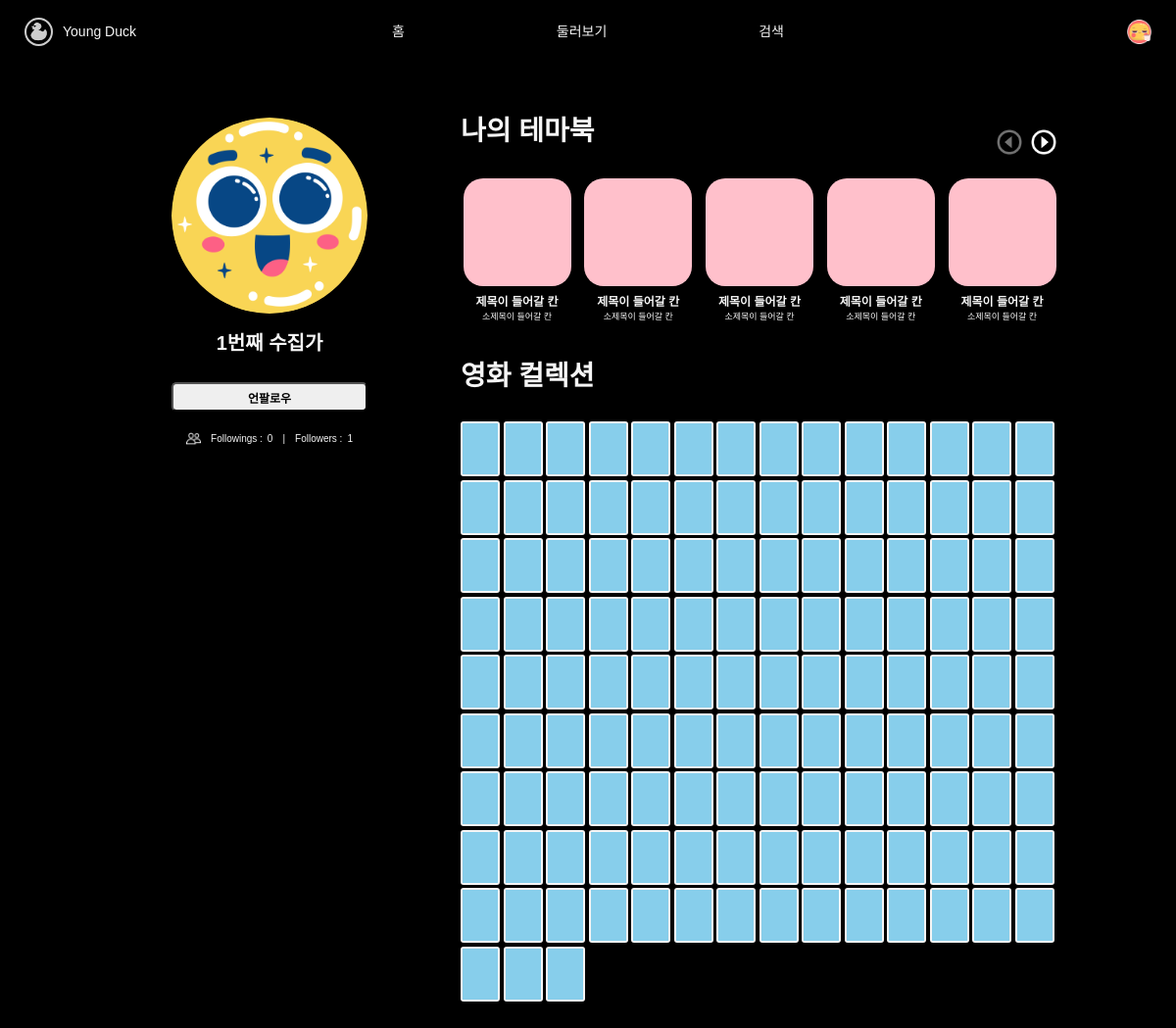
The page /accounts/ssafy/ (signed in) on the database its author committed.
### accounts/models.py (models this page shows)
class User(AbstractUser):
    followings = models.ManyToManyField('self', symmetrical=False, related_name='followers')

class Profile(models.Model):
    user = models.OneToOneField(settings.AUTH_USER_MODEL, on_delete=models.CASCADE, related_name='profile')
    nickname = models.CharField(
        max_length=50,
        blank=True,
        )
    profile_img = models.ImageField(
        default='images/icons/{}.png'.format(random.randrange(1, 20)),
        upload_to=profiles_image_path,
        )

### accounts/views.py (the view)
# urls.py: path('<str:username>/', views.profile, name='profile'),
@require_http_methods(['GET', 'POST'])
def profile(request, username):
    if request.user.is_authenticated:
        person = get_object_or_404(get_user_model(), username=username)
        books = Book.objects.filter(user=person)
        cards = Card.objects.filter(user=person)
        context = {
            'person': person,
            'books' : books,
            'cards' : cards,
        }
        return render(request, 'accounts/profile.html', context)
    else:
        return redirect('accounts:login')

### accounts/templates/accounts/profile.html (shortened to what this page needs)
{% extends 'base.html' %}
{% block content %}
<div id="profile">
  <div id="profile-container" class="horizontal" style="align-items: flex-start;">
    <div id="profile-leftbox" class="vertical">
      <div id="profile-myprofile" class="profile-image" style="background-image: url('{{ person.profile.profile_img.url }}'); background-size: 100%;"></div>
      {% if person.profile.nickname %}
        <div id="profile-mynickname" class="profile-nickname">{{ person.profile.nickname }}</div>
      {% else %}
        <div id="profile-mynickname" class="profile-nickname">{{ person.pk }}번째 수집가</div>
      {% endif %}
      {% with followings=person.followings.all followers=person.followers.all %}
      {% if user == person %}
      <div id="profile-btn" class="profile-btn">
        <form action="{% url 'accounts:update_profile' username=person.username %}" id="profile-btn" data-user-id="{{ person.pk }}">
            <button id="profile-edit" class="profile-btn">EDIT PROFILE</button>
        </form>
      </div>
      {% else %}
      <form id="follow-form" data-user-id="{{ person.pk }}">
        {% if user in followers %}
          <button id="followBtn" class="profile-btn">언팔로우</button>
        {% else %}
          <button id="followBtn" class="profile-btn">팔로우</button>
        {% endif %}
      </form>
      {% endif %}
      <div id="profile-follow" class="profile-follow-cnt horizontal">
        <div id="follow-header"></div>
        <div id="follow-body">
          Followings : <span id="followings-count">{{ followings|length }}</span>
          <span id="following-divider">|</span>
          Followers : <span id="followers-count">{{ followers|length }}</span>
        </div>
      </div>
      {% endwith %}
    </div>
    <div id="profile-rightbox" class="vertical">
      <div id="my-mini-book" class="mini-books vertical">
        <div class="mini-books-header">
          <div id="mini-books-title" class="mini-books-title">나의 테마북</div>
          <div class="mini-books-buttons">
            <div id="mini-books-left" class="mini-books-left-btn left-btn-disavailable"></div>
            <div id="mini-books-right" class="mini-books-right-btn right-btn-available"></div>
          </div>
        </div>
        <div class="mini-books-body horizontal">
          <div class="mini-book vertical">
            <div class="mini-book-thumbnail"></div>
            <div class="mini-book-title">제목이 들어갈 칸</div>
            <div class="mini-book-semi">소제목이 들어갈 칸</div>
          </div>
          <div class="mini-book vertical">
            <div class="mini-book-thumbnail"></div>
            <div class="mini-book-title">제목이 들어갈 칸</div>
            <div class="mini-book-semi">소제목이 들어갈 칸</div>
          </div>
          <div class="mini-book vertical">
            <div class="mini-book-thumbnail"></div>
            <div class="mini-book-title">제목이 들어갈 칸</div>
            <div class="mini-book-semi">소제목이 들어갈 칸</div>
          </div>
          <div class="mini-book vertical">
            <div class="mini-book-thumbnail"></div>
            <div class="mini-book-title">제목이 들어갈 칸</div>
            <div class="mini-book-semi">소제목이 들어갈 칸</div>
          </div>
          <div class="mini-book vertical">
            <div class="mini-book-thumbnail"></div>
            <div class="mini-book-title">제목이 들어갈 칸</div>
            <div class="mini-book-semi">소제목이 들어갈 칸</div>
          </div>
        </div>
      </div>
      <div id="watched-movies" class="watched-movies vertical">
        <div class="watched-movies-header">
          <div id="watched-movies-title" class="watched-movies-title">영화 컬렉션</div>
          <div class="mini-books-buttons"></div>
        </div>
        <div class="watched-movies-body horizontal">
          {% for i in '000000000000000000000000000000000000000000000000000000000000000000000000000000000000000000000000000000000000000000000000000000000'|make_list %}
          <div class="watched-movie-card">
            <div class="movie-poster"></div>
          </div>
          {% endfor %}
        </div>
      </div>
    </div>
  </div>
</div>
{% endblock content %}
{% block script %}
{% load static %}
{% endblock script %}

### templates/_nav.html (shortened to what this page needs)
{% if user.is_authenticated %}
<div id="navbar" class="horizontal">
  <div id="navbar-left" class="horizontal">
    <div id="nav-logo"></div>
    <div id="nav-title">Young Duck</div>
  </div>
  <div id="navbar-center" class="horizontal">
    <div id="nav-home">
      <span class="navbar__span">홈</span>
    </div>
    <div id="nav-around">
      <span class="navbar__span">둘러보기</span>
    </div>
    <div id="nav-search">
      <span class="navbar__span">검색</span>
    </div>
  </div>
  <div id="navbar-right" class="horizontal">
    <div id="nav-profile" style="background-image: url('{{ user.profile.profile_img.url }}'); background-size: 100%;"></div>
  </div>
</div>
{% endif %}

### static/css/style.css (style rules this page uses)
.horizontal { flex-direction: row; flex-wrap: wrap; align-items: center; }
.vertical { flex-direction: column; flex-wrap: wrap; align-items: center; }
body { background-color: black; color: #f5f5f5; }

### static/css/nav.css (style rules this page uses)
div { display: flex; }
#navbar { position: fixed; top: 0; width: 100%; height: 64px; justify-content: space-between; background-color: black; font-family: 'Noto Sans KR', sans-serif; font-size: 14px; font-weight: 400; z-index: 10; color: #f5f5f5; }
.navbar__span { height: fit-content; }
#navbar-left { width: 300px; height: 64px; padding: 0px 25px 0px 25px; }
#nav-logo { width: 25px; height: 25px; background-image: url('../images/logo/logo_tmp.png'); background-size: 100%; align-items: center; margin-right: 10px; cursor: pointer; border-radius: 25px; border: 2px solid #cdcdcd; }
#nav-title { width: 200px; height: 25px; align-items: center; cursor: pointer; }
#navbar-center { width: 400px; height: 64px; justify-content: space-between; }
#nav-home { height: 25px; width: fit-content; align-items: center; cursor: pointer; }
#nav-around { height: 25px; width: fit-content; align-items: center; cursor: pointer; }
#nav-search { height: 25px; width: fit-content; align-items: center; cursor: pointer; }
#navbar-right { width: 300px; height: 64px; padding: 0px 25px 0px 25px; justify-content: flex-end; }
#nav-profile { height: 25px; width: 25px; align-items: center; cursor: pointer; }

### static/css/book-index.css (style rules this page uses)
.left-btn-disavailable { background-image: url('../images/side_button/left_disactivate.png'); background-size: 100%; }
.right-btn-available { background-image: url('../images/side_button/right_activate.png'); background-size: 100%; }

### static/css/profile.css (style rules this page uses)
#profile { font-family: 'Noto Sans KR', sans-serif; width: 100%; justify-content: center; }
#profile-container { width: 1000px; padding: 100px; }
#profile-leftbox { width: 310px; padding: 20px; gap: 20px; }
#profile-myprofile { width: 200px; height: 200px; border-radius: 250px; }
#profile-mynickname { text-align: center; !important width: 200px; height: 30px; font-size: 20px; font-weight: 600; color: #f5f5f5; }
.profile-btn { width: 200px; height: 30px; font-size: 12px; font-weight: 600; border-radius: 5px; }
#profile-follow { font-size: 10px; font-weight: 400; color: #f5f5f5; }
#follow-header { width: 15px; height: 15px; background-image: url('../images/icons/follow.png'); background-size: 100%; margin-right: 10px; }
#followings-count { margin-left: 5px; }
#followers-count { margin-left: 5px; }
#following-divider { margin-left: 10px; margin-right: 10px; }
#profile-rightbox { width: 610px; padding: 20px; }
.mini-books { width: 100%; height: 250px; }
.mini-books-header { width: 100%; height: 40px; justify-content: space-between; }
.mini-books-title { height: 40px; font-family: 'Noto Sans KR', sans-serif; font-size: 28px; font-weight: 600; color: #f5f5f5; }
.mini-books-buttons { width: 65px; justify-content: space-between; align-items: flex-end; }
.mini-books-left-btn { height: 30px; width: 30px; }
.mini-books-right-btn { height: 30px; width: 30px; }
.mini-books-body { width: 100%; height: calc(100% - 100px); padding: 20px 0px 20px 0px; justify-content: space-between; }
.mini-book { width: 115px; }
.mini-book-thumbnail { width: 110px; height: 110px; background-color: pink; margin-bottom: 10px; border-radius: 20px; }
.mini-book-title { display: flexbox; !important width: 110px; font-family: 'Noto Sans KR', sans-serif; font-size: 12px; font-weight: 600; color: #f5f5f5; margin-bottom: 5px; }
.mini-book-semi { display: flexbox; !important width: 110px; font-family: 'Noto Sans KR', sans-serif; text-align: center; font-size: 9px; font-weight: 100; color: #f5f5f5; }
.watched-movies { width: 100%; height: fit-content; margin-bottom: 100px; }
.watched-movies-header { width: 100%; height: 40px; justify-content: space-between; }
.watched-movies-title { height: 40px; font-family: 'Noto Sans KR', sans-serif; font-size: 28px; font-weight: 600; color: #f5f5f5; }
.watched-movies-body { width: 100%; gap: 3.5px; padding: 20px 0px 20px 0px; }
.watched-movie-card { width: 40px; height: 56px; background-color: #f5f5f5; border-radius: 3px; justify-content: center; align-items: center; }
.movie-poster { width: 36px; height: 52px; background-color: skyblue; }

### rows shown on the page
User: profile.profile_img (picture)
User: profile.profile_img (picture), pk "1"

### other values the page prints
{{ followings|length }} "0"
{{ followers|length }} "1"
